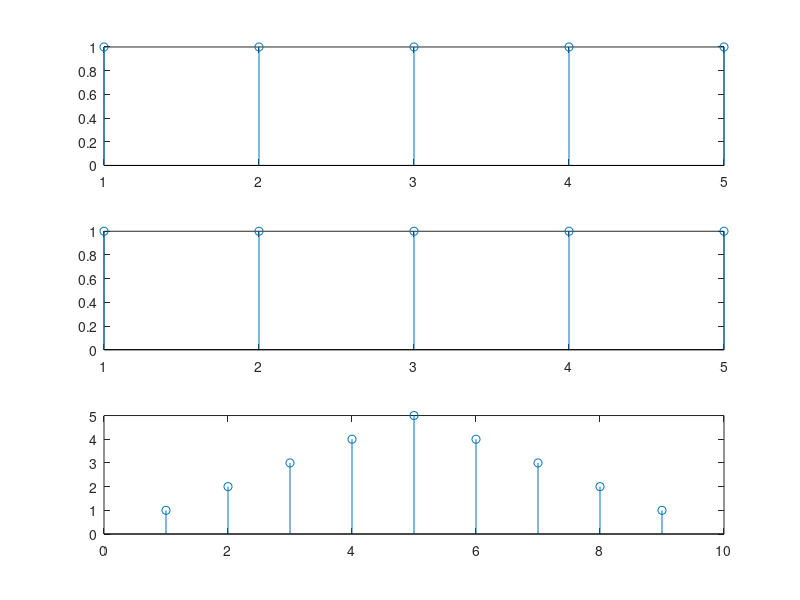

Here is the MATLAB script that generated this plot:
% IWAN DWI PURWANTO / 09 / 2A - D3TE
L=input('Panjang gelombang(>=10):');
P=input('Lebar pulsa (lebih kecil dari L):');
for n=1:L
if n<=P
x(n)=1;
else x(n)=0;
end
end
t=1:L;
subplot(3,1,1)
stem(t,x)

for n=1:L
if n<=P
v(n)=1;
else v(n)=0;
end 
end 
t=1:L;
subplot(3,1,2)
stem(t,v)
subplot(3,1,3)
stem(conv(x,v))